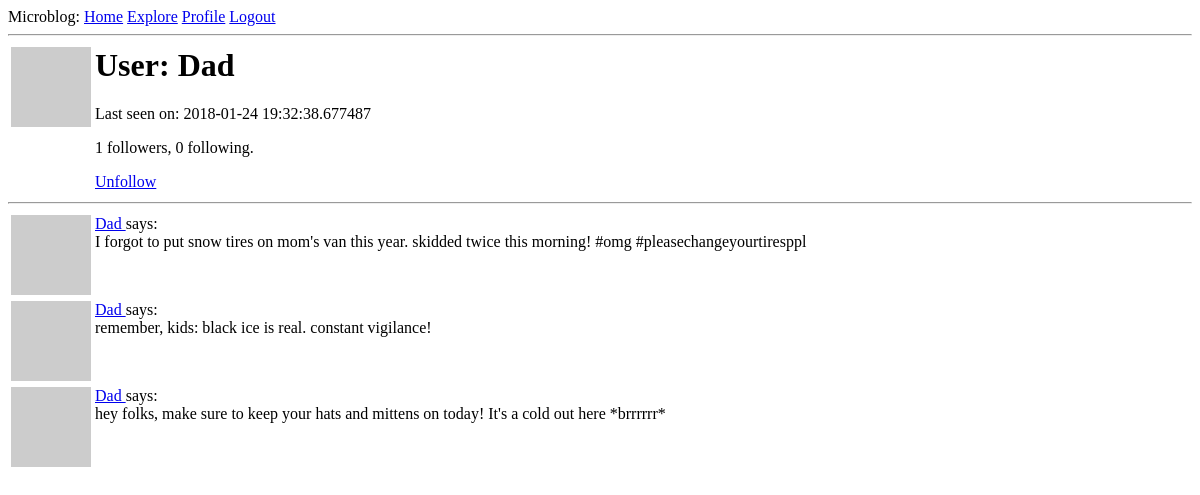
The app's page /user/Dad (signed in), older data.
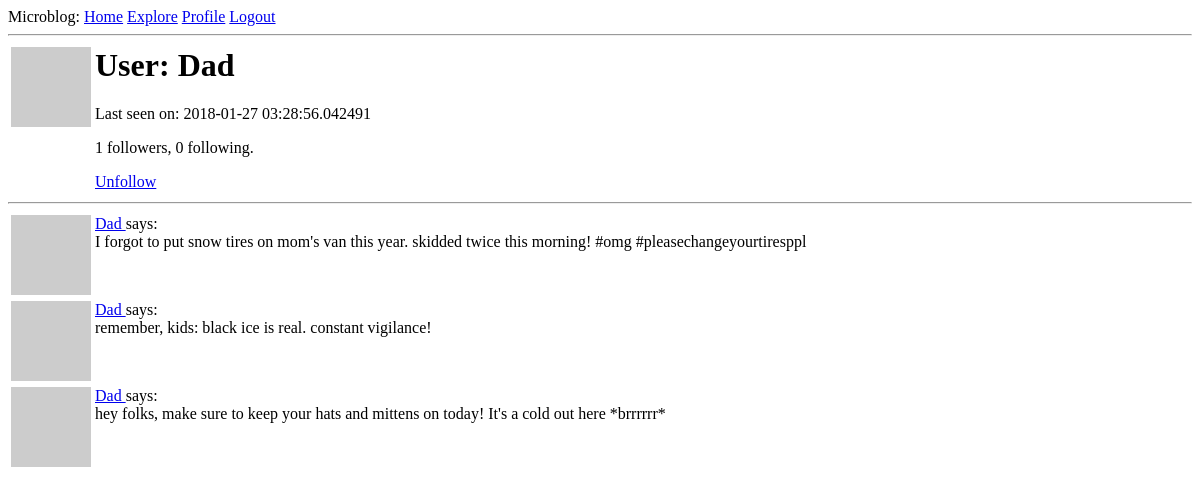
The same page, newer data.
### app/models.py (models this page shows, shortened)
class User(UserMixin, db.Model):
    id = db.Column(db.Integer, primary_key = True)
    username = db.Column(db.String(64), index = True, unique = True)
    email = db.Column(db.String(120), index = True, unique = True)
    password_hash = db.Column(db.String(128))
    posts = db.relationship("Post", backref = "author", lazy = "dynamic")
    about_me = db.Column(db.String(140))
    last_seen = db.Column(db.DateTime, default = datetime.utcnow)
    followed = db.relationship("User", secondary = followers,
    primaryjoin = (followers.c.follower_id == id),
    secondaryjoin = (followers.c.followed_id == id),
    backref = db.backref("followers", lazy = "dynamic"), lazy = "dynamic")
    def avatar(self, size):
        digest = md5(self.email.lower().encode("utf-8")).hexdigest()
        return "https://www.gravatar.com/avatar/{}?d=retro&s={}".format(digest, size)
    def is_following(self, user):
        return self.followed.filter(followers.c.followed_id==user.id).count()>0

class Post(db.Model):
    id = db.Column(db.Integer, primary_key = True)
    body = db.Column(db.String(140))
    timestamp = db.Column(db.DateTime, index = True, default = datetime.utcnow)
    user_id = db.Column(db.Integer, db.ForeignKey("user.id"))

### app/routes.py (the view)
@flaskApp.route("/user/<username>")
@login_required
def user(username):
    user = User.query.filter_by(username = username).first_or_404()
    page = request.args.get("page", 1, type = int)
    posts = user.posts.order_by(Post.timestamp.desc()).paginate(page,
        flaskApp.config["POSTS_PER_PAGE"], False)
    next_url = url_for("user", page = posts.next_num) if posts.has_next else None
    prev_url = url_for("user", page = posts.prev_num) if posts.has_prev else None
    return render_template("user.html", user = user, posts = posts.items,
        next_url = next_url, prev_url = prev_url)

### app/models.py (called while the page is built)
@login.user_loader
def load_user(id):
    return User.query.get(int(id))

### app/routes.py (called while the page is built)
@flaskApp.before_request
def before_request():
    if current_user.is_authenticated:
        current_user.last_seen = datetime.utcnow()
        db.session.commit()

### app/templates/user.html (shortened to what this page needs)
{% extends "base.html" %}
{% block content %}
    <table>
        <tr valign = "top">
        <td><img src = "{{ user.avatar(128) }}"</td>
        <td>
            <h1>User: {{ user.username }}</h1>
            {% if user.last_seen %}<p>Last seen on: {{ user.last_seen }}</p>{% endif %}
            <p>{{ user.followers.count() }} followers, {{ user.followed.count() }} following.</p>
            {% if user == current_user %}
            <p><a href = "{{ url_for('edit_profile') }}">Edit your profile</a></p>
            <!-- follow or unfollow buttons, depending on whether current_user is
            already following them. -->
            {% elif not current_user.is_following(user) %}
            <p><a href = "{{ url_for('follow', username = user.username) }}">Follow</a></p>
            {% else %}
            <p><a href = "{{ url_for('unfollow', username = user.username) }}">Unfollow</a></p>
            {% endif %}
        </td>
        </tr>
    </table>
    <hr>
    {% for post in posts %}
        {% include "_post.html" %}
    {% endfor %}
{% endblock %}

### app/templates/base.html (shortened to what this page needs)
<html>
    <head>
    </head>
    <body>
        <div>
            Microblog:
            <a href= "{{ url_for('index') }}">Home</a>
            {% if current_user.is_anonymous %}
            <a href= "{{ url_for('login') }}">Login</a>
            {% else %}
            <a href="{{url_for('explore')}}">Explore</a>
            <a href="{{ url_for('user', username = current_user.username) }}">Profile</a>
            <a href= "{{ url_for('logout') }}">Logout</a>
            {% endif %}
        </div>
        <hr>
        {% block content %} {% endblock %}
    </body>
</html>

### app/templates/_post.html
<table>
    <tr valign = "top">
    <td><img src = "{{ post.author.avatar(36) }}"</td>
    <td><a href = "{{ url_for('user', username = post.author.username) }}">
        {{ post.author.username }}
        </a>
        says:<br>{{ post.body }}</td>
    </tr>
</table>

Row changes from the older to the newer data that the page shows:
changed User "Dad": last_seen "2018-01-24 19:32:38.677487" → "2018-01-27 03:28:56.042491"
